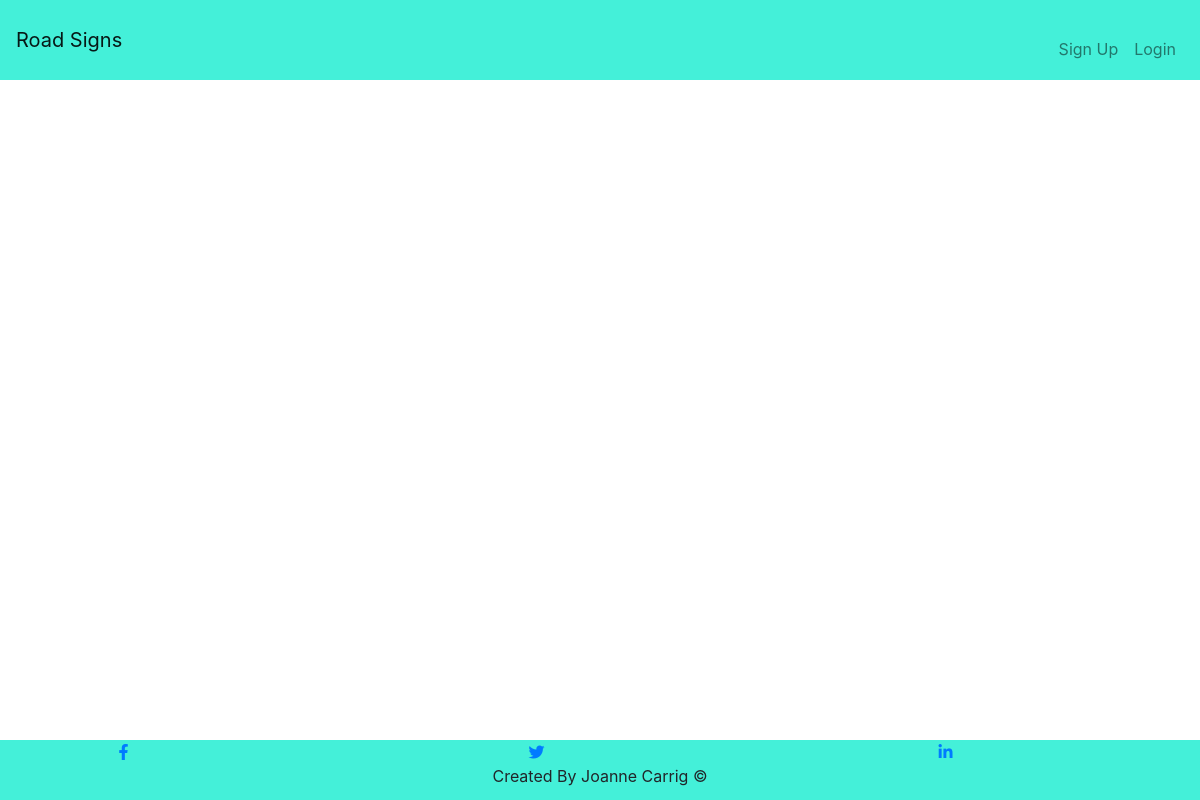
The page /ordered/1/ on the database as committed earlier.
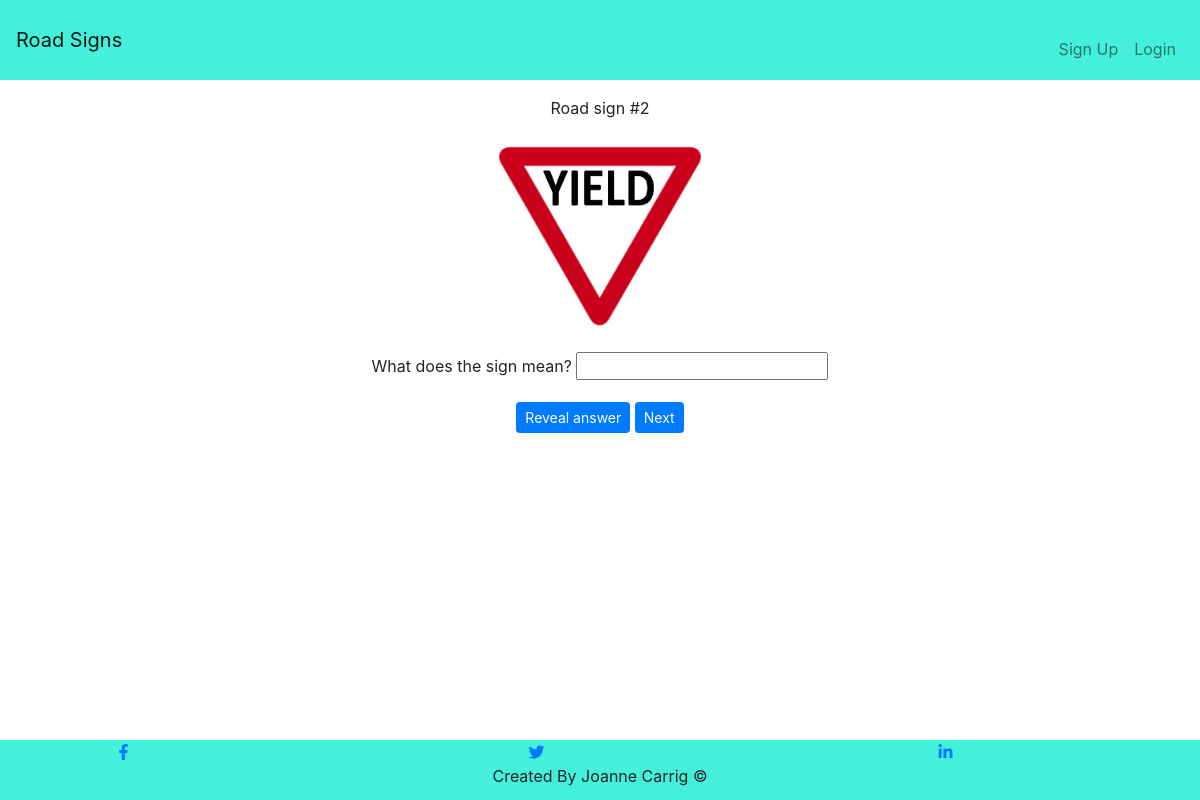
The same page on the database as committed later.
### guessapp/models.py (models this page shows, shortened)
class Roadsign(models.Model):
    sign_name = models.CharField(max_length=100)
    photo = models.CharField(null=True, blank=True, max_length=100)

### guessapp/views.py (the view)
# urls.py: path('ordered/<id>/', views.insequence, name='insequence'),
def insequence(request, id):
    id = int(id) + 1
    sign = Roadsign.objects.filter(pk=id)
    context = {
        "signs": sign,
    }
    return render(request, "signsOrdered.html", context)

### templates/signsOrdered.html (shortened to what this page needs)
{% extends "base.html" %}
{% load static %}
{% block content %}
<div class="container text-center">
    {% for sign in signs %}
    <p class="mt-3">Road sign #{{ sign.id }}</p>
    <div class="roadsign-image-container mt-3 mb-2">
        <img class="img-fluid roadsign-image" src="{% static sign.photo %}" alt="hero image">
    </div>
    <div class="mt-3 mb-2">
        <label>What does the sign mean?</label>
        <input id="sign-guess" type="text" name=sign-guess>
    </div>
    <div class="mt-3 mb-2">
        <button class="btn btn-sm btn-primary" id="reveal-button">Reveal answer</button>
        <a class="btn btn-sm btn-primary" id="next-sign" href="{% url 'insequence' sign.id %}">Next</a>
    </div>
    {% endfor %}
</div>
{% endblock %}

Rows that differ between the two databases and show on the page:
added Roadsign: id "2", photo (picture)
